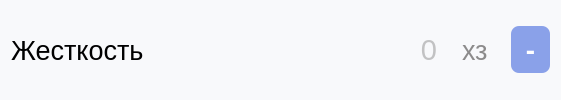
                     <widget class="QWidget" name="widget_38" native="true">
                      <property name="font">
                       <font>
                        <pointsize>36</pointsize>
                       </font>
                      </property>
                      <property name="styleSheet">
                       <string notr="true">border-radius: 8px;
background-color:rgb(248, 249, 251);
color: rgb(140, 139, 139);</string>
                      </property>
                      <layout class="QHBoxLayout" name="horizontalLayout_64">
                       <item>
                        <widget class="QLabel" name="rigidity">
                         <property name="minimumSize">
                          <size>
                           <width>0</width>
                           <height>0</height>
                          </size>
                         </property>
                         <property name="maximumSize">
                          <size>
                           <width>16777215</width>
                           <height>16777215</height>
                          </size>
                         </property>
                         <property name="font">
                          <font>
                           <pointsize>20</pointsize>
                          </font>
                         </property>
                         <property name="styleSheet">
                          <string notr="true">background-color:rgb(248, 249, 251);
color: rgb(0, 0, 0);
margin-right: 0px;
</string>
                         </property>
                         <property name="inputMethodHints">
                          <set>Qt::ImhNone</set>
                         </property>
                         <property name="text">
                          <string>Жесткость</string>
                         </property>
                         <property name="wordWrap">
                          <bool>true</bool>
                         </property>
                        </widget>
                       </item>
                       <item>
                        <widget class="QLineEdit" name="value_rigidity">
                         <property name="minimumSize">
                          <size>
                           <width>0</width>
                           <height>0</height>
                          </size>
                         </property>
                         <property name="font">
                          <font>
                           <family>MS Shell Dlg 2</family>
                           <pointsize>22</pointsize>
                           <weight>50</weight>
                           <italic>false</italic>
                           <bold>false</bold>
                           <strikeout>false</strikeout>
                          </font>
                         </property>
                         <property name="styleSheet">
                          <string notr="true">background-color:rgb(248, 249, 251);
color: rgb(140, 139, 139);
outline: 0px;
padding-left: 10px;
margin-left: 20px;
margin-right: 10px;
border-top-left-radius: 0px;
border-bottom-left-radius: 00px;
border: none;

</string>
                         </property>
                         <property name="alignment">
                          <set>Qt::AlignRight|Qt::AlignTrailing|Qt::AlignVCenter</set>
                         </property>
                         <property name="placeholderText">
                          <string>0</string>
                         </property>
                        </widget>
                       </item>
                       <item>
                        <widget class="QLabel" name="dimension_rigidity">
                         <property name="font">
                          <font>
                           <pointsize>20</pointsize>
                          </font>
                         </property>
                         <property name="styleSheet">
                          <string notr="true">margin-right: 10px;
</string>
                         </property>
                         <property name="text">
                          <string>хз</string>
                         </property>
                        </widget>
                       </item>
                       <item>
                        <widget class="QPushButton" name="clean_rigidity">
                         <property name="font">
                          <font>
                           <family>Montserrat</family>
                           <pointsize>20</pointsize>
                           <weight>75</weight>
                           <bold>true</bold>
                          </font>
                         </property>
                         <property name="styleSheet">
                          <string notr="true">QPushButton {
background-color:rgb(138, 161, 233);
color:rgb(255, 255, 255);
font-weight: 600;
border-radius: 8px;
padding: 5px 15px;
outline: 0px;
}
QPushButton:hover{
background-color: rgb(125, 143, 202);
}</string>
                         </property>
                         <property name="text">
                          <string>-</string>
                         </property>
                        </widget>
                       </item>
                      </layout>
                     </widget>
